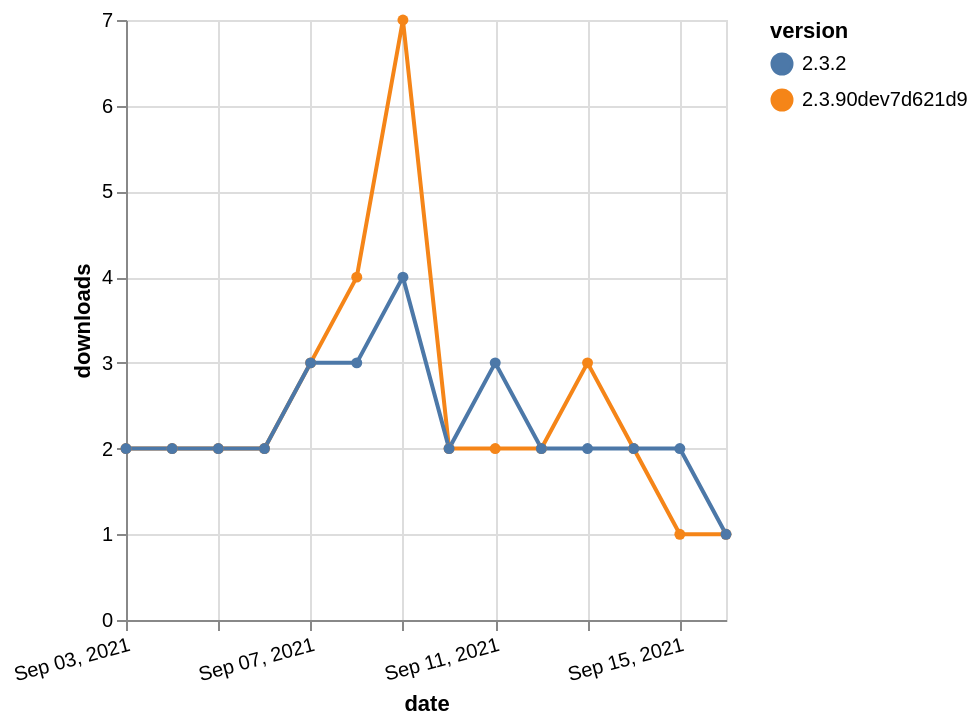

Write the Vega-Lite specification saved for this chart.
### Vega-Lite specification from a JSON file in a GitHub repository (floating-point values rounded to 4 significant figures)
{"$schema": "https://vega.github.io/schema/vega-lite/v5.json", "description": "A simple bar chart with embedded data.", "data": {"values": [{"date": "2021-09-03", "total": 4574, "delta": 2, "version": "2.3.90dev7d621d9"}, {"date": "2021-09-04", "total": 4576, "delta": 2, "version": "2.3.90dev7d621d9"}, {"date": "2021-09-05", "total": 4578, "delta": 2, "version": "2.3.90dev7d621d9"}, {"date": "2021-09-06", "total": 4580, "delta": 2, "version": "2.3.90dev7d621d9"}, {"date": "2021-09-07", "total": 4583, "delta": 3, "version": "2.3.90dev7d621d9"}, {"date": "2021-09-08", "total": 4587, "delta": 4, "version": "2.3.90dev7d621d9"}, {"date": "2021-09-09", "total": 4594, "delta": 7, "version": "2.3.90dev7d621d9"}, {"date": "2021-09-10", "total": 4596, "delta": 2, "version": "2.3.90dev7d621d9"}, {"date": "2021-09-11", "total": 4598, "delta": 2, "version": "2.3.90dev7d621d9"}, {"date": "2021-09-12", "total": 4600, "delta": 2, "version": "2.3.90dev7d621d9"}, {"date": "2021-09-13", "total": 4603, "delta": 3, "version": "2.3.90dev7d621d9"}, {"date": "2021-09-14", "total": 4605, "delta": 2, "version": "2.3.90dev7d621d9"}, {"date": "2021-09-15", "total": 4606, "delta": 1, "version": "2.3.90dev7d621d9"}, {"date": "2021-09-16", "total": 4607, "delta": 1, "version": "2.3.90dev7d621d9"}, {"date": "2021-09-03", "total": 2111, "delta": 2, "version": "2.3.2"}, {"date": "2021-09-04", "total": 2113, "delta": 2, "version": "2.3.2"}, {"date": "2021-09-05", "total": 2115, "delta": 2, "version": "2.3.2"}, {"date": "2021-09-06", "total": 2117, "delta": 2, "version": "2.3.2"}, {"date": "2021-09-07", "total": 2120, "delta": 3, "version": "2.3.2"}, {"date": "2021-09-08", "total": 2123, "delta": 3, "version": "2.3.2"}, {"date": "2021-09-09", "total": 2127, "delta": 4, "version": "2.3.2"}, {"date": "2021-09-10", "total": 2129, "delta": 2, "version": "2.3.2"}, {"date": "2021-09-11", "total": 2132, "delta": 3, "version": "2.3.2"}, {"date": "2021-09-12", "total": 2134, "delta": 2, "version": "2.3.2"}, {"date": "2021-09-13", "total": 2136, "delta": 2, "version": "2.3.2"}, {"date": "2021-09-14", "total": 2138, "delta": 2, "version": "2.3.2"}, {"date": "2021-09-15", "total": 2140, "delta": 2, "version": "2.3.2"}, {"date": "2021-09-16", "total": 2141, "delta": 1, "version": "2.3.2"}]}, "width": "container", "mark": {"type": "line", "point": {"filled": true}}, "encoding": {"x": {"field": "date", "type": "temporal", "timeUnit": "yearmonthdate", "title": "date", "axis": {"labelAngle": -15}}, "y": {"field": "delta", "type": "quantitative", "title": "downloads"}, "color": {"field": "version", "type": "nominal"}, "tooltip": {"field": "delta"}}}
